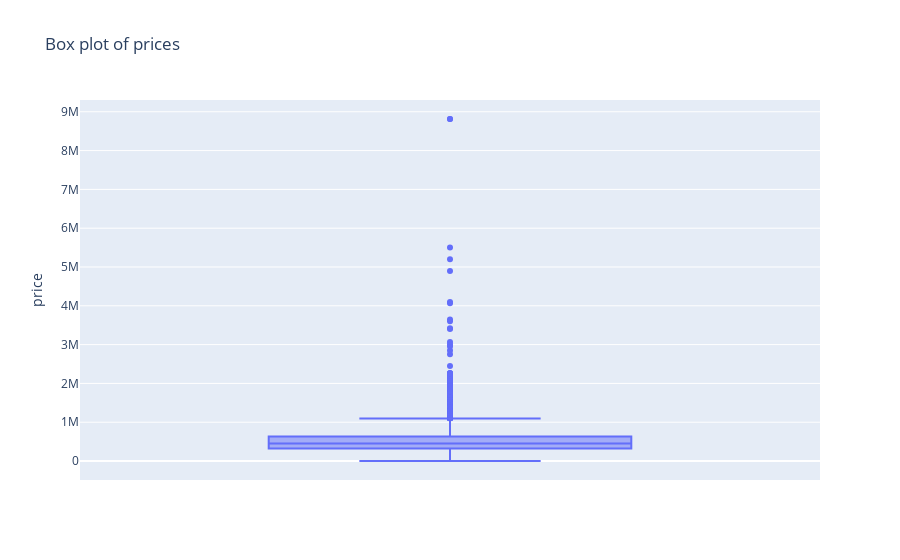

The cell this chart's notebook holds for it:
### Code cell
import plotly.express as px
fig = px.box(dataset, y=dataset['price'], title='Box plot of prices')
fig.show()

### Figure 1 — Plotly figure (JSON) as saved in the notebook; plotly's stock layout.template omitted (floating-point values rounded to 4 significant figures; data arrays with more than 128 entries replaced by an {"elided": "..."} marker saying what was removed)
{"data": [{"alignmentgroup": "True", "hovertemplate": "price=%{y}<extra></extra>", "legendgroup": "", "marker": {"color": "#636efa"}, "name": "", "notched": false, "offsetgroup": "", "orientation": "v", "showlegend": false, "type": "box", "x0": " ", "xaxis": "x", "y": {"elided": "3730 int values"}, "y0": " ", "yaxis": "y"}], "layout": {"boxmode": "group", "legend": {"tracegroupgap": 0}, "title": {"text": "Box plot of prices"}, "xaxis": {"anchor": "y", "domain": [0, 1]}, "yaxis": {"anchor": "x", "domain": [0, 1], "title": {"text": "price"}}}}
